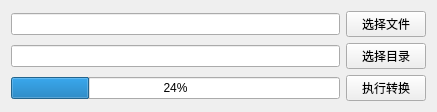
<?xml version="1.0" encoding="UTF-8"?>
<ui version="4.0">
 <class>frmPngTool</class>
 <widget class="QWidget" name="frmPngTool">
  <property name="geometry">
   <rect>
    <x>0</x>
    <y>0</y>
    <width>437</width>
    <height>105</height>
   </rect>
  </property>
  <property name="windowTitle">
   <string>Form</string>
  </property>
  <layout class="QGridLayout" name="gridLayout">
   <item row="1" column="0">
    <widget class="QLineEdit" name="txtDir"/>
   </item>
   <item row="1" column="1">
    <widget class="QPushButton" name="btnDir">
     <property name="text">
      <string>选择目录</string>
     </property>
    </widget>
   </item>
   <item row="0" column="0">
    <widget class="QLineEdit" name="txtFile"/>
   </item>
   <item row="0" column="1">
    <widget class="QPushButton" name="btnFile">
     <property name="text">
      <string>选择文件</string>
     </property>
    </widget>
   </item>
   <item row="2" column="0">
    <widget class="QProgressBar" name="progress">
     <property name="value">
      <number>24</number>
     </property>
    </widget>
   </item>
   <item row="2" column="1">
    <widget class="QPushButton" name="btnOk">
     <property name="text">
      <string>执行转换</string>
     </property>
    </widget>
   </item>
   <item row="3" column="0">
    <spacer name="verticalSpacer">
     <property name="orientation">
      <enum>Qt::Vertical</enum>
     </property>
     <property name="sizeHint" stdset="0">
      <size>
       <width>20</width>
       <height>40</height>
      </size>
     </property>
    </spacer>
   </item>
  </layout>
 </widget>
 <resources/>
 <connections/>
</ui>
